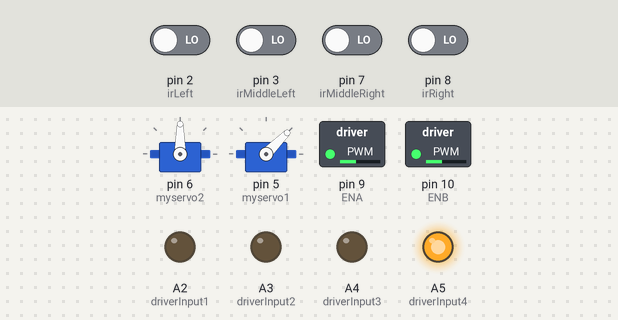
A sketch run on a simulated Arduino Uno, built with avr-gcc and run on an emulated ATmega328P. Shown: 2 × servo, switched loads named in the sketch (green lamp = pin HIGH), output pins drawn as LEDs (lit = HIGH). The inputs (shaded band) are chosen by the test bench; at power-on: pin 2 (irLeft), pin 3 (irMiddleLeft), pin 7 (irMiddleRight), pin 8 (irRight) LOW. No radio packets arrive unless stated.

Above: at 0.05 s.
At 2.05 s:
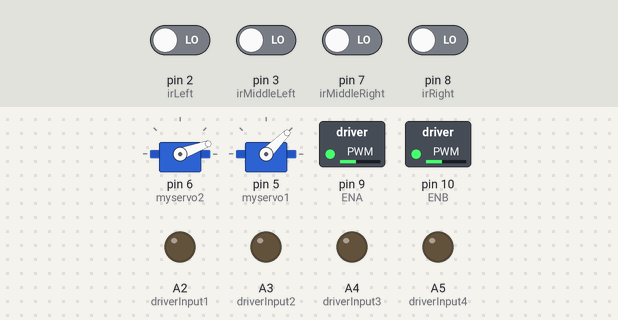
At 2.15 s:
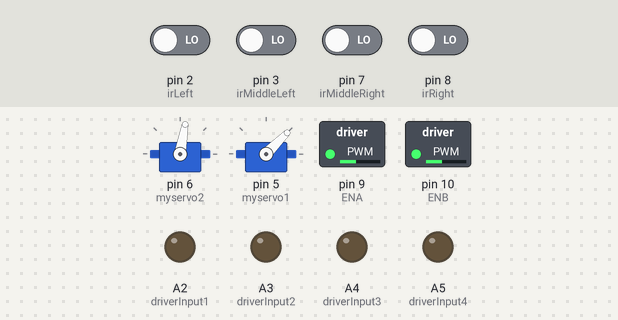
At 4.25 s:
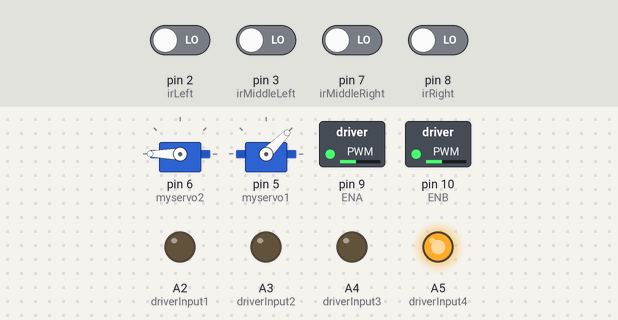
Timing chart, 0 to 5.6 s (numbered marks = the images above):
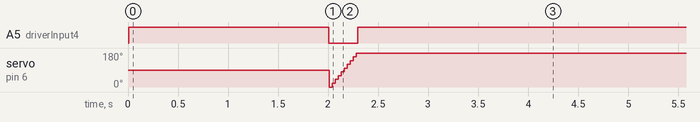

Measured:
- by itself, A5 (driverInput4): repeats every 4.3 s: LOW 0.29 s, HIGH 4.0 s
- by itself, servo on pin 6 (myservo2): repeats every 4.3 s: 20° 0.03 s, 40° 0.03 s, 60° 0.03 s, 80° 0.03 s, 100° 0.03 s, 120° 0.03 s, 140° 0.03 s, 160° 0.03 s, 180° 4.0 s, 0° 0.03 s

The sketch:

MultiTX_RX_PLC_V2.ino
```cpp
// D2     IR INPUT 1 (LEFT)
// D3     IR INPUT 2 (MIDDLE LEFT)
// D4
// D5     SERVO BASE PWM
// D6     SERVO GRIPPER PWM
// D7     IR INPUT 3 (MIDDLE RIGHT)
// D8     IR INPUT 4 (RIGHT)
// D9     DRIVER PWM (ENA)
// D10    DRIVER PWM (ENB)
// D11    MOSI NRF
// D12    MISO NRF
// D13    SCK NRF
// A0     CE NRF
// A1     CSN NRF
// A2     DRIVER IN1
// A3     DRIVER IN2
// A4     DRIVER IN3
// A5     DRIVER IN4
// A6
// A7

#include <SPI.h>
#include <RF24.h>
#include <nRF24l01.h>
#include <Servo.h>


#define driverInput1 A2
#define driverInput2 A3
#define driverInput3 A4
#define driverInput4 A5


//nrf
RF24 radio (14, 15);
const byte address [6] = "00001";
int readData [3];
byte sensorDataValue [6];

//StepCounter
byte stepMove, stepStop;

//ir sensor
const byte irLeft   = 2;
const byte irMiddleLeft   = 3;
const byte irMiddleRight   = 7;
const byte irRight   = 8;

int readLeft, readMiddleLeft, readMiddleRight, readRight;


//servo1
Servo myservo1;
int servobawah  = 5;
//servo 2
Servo myservo2;
int pos2 = 0;
int servoAtas  = 6;


//motor kanan
int ENA = 9; //ENA connected to D9
//motor kiri
int ENB = 10; //ENB connected to D10


void setup()
{
  Serial.begin (9600);
  //nrf
  radio.begin ();
  radio.openReadingPipe (0, address);
  radio.setPALevel (RF24_PA_MIN);
  radio.startListening ();

  //stepCounter
  stepMove = 0;
  stepStop = 0;


  //motor driver
  pinMode(ENA, OUTPUT); // initialize ENA pin as an output
  pinMode(ENB, OUTPUT); // initialize ENB pin as an output
  analogWrite(ENA, 100); //set right motors speed
  analogWrite(ENB, 100); //set left motors speed
  pinMode(driverInput1, OUTPUT);
  pinMode(driverInput2, OUTPUT);
  pinMode(driverInput3, OUTPUT);
  pinMode(driverInput4, OUTPUT);

  //ir sensor
  pinMode(irLeft, INPUT);
  pinMode(irMiddleLeft, INPUT);
  pinMode(irMiddleRight, INPUT);
  pinMode(irRight, INPUT);

    //ir sensor
  readLeft = digitalRead         (irLeft);
  readMiddleLeft = digitalRead   (irMiddleLeft);
  readMiddleRight = digitalRead  (irMiddleRight);
  readRight = digitalRead        (irRight);

  //servo atas
  myservo2.attach(6);
  //servo bawah
  myservo1.attach(5);
  myservo1.write(45);


}

void loop()
{
  if (radio.available ())
  {
    radio.read (readData, sizeof (readData));

    if (readData [0] == 123)
    {
      sensorDataValue [0] = readData [0];
      sensorDataValue [1] = readData [1];
      sensorDataValue [2] = readData [2];
      Serial.println ("==================== PLC 1 ====================");
      Serial.print ("Address              : ");
      Serial.println (sensorDataValue [0]);
      Serial.print ("Photoelectric Sensor : ");
      Serial.println (sensorDataValue [1]);
      Serial.print ("Robot Sensor         : ");
      Serial.println (sensorDataValue [2]);
    }

    else if (readData [0] == 321)
    {
      sensorDataValue [3] = readData [0];
      sensorDataValue [4] = readData [1];
      sensorDataValue [5] = readData [2];
      Serial.println ("==================== PLC 2 ====================");
      Serial.print ("Address              : ");
      Serial.println (sensorDataValue [3]);
      Serial.print ("Photoelectric Sensor : ");
      Serial.println (sensorDataValue [4]);
      Serial.print ("Robot Sensor         : ");
      Serial.println (sensorDataValue [5]);
    }

  }

  if (sensorDataValue [1] == 2 && stepMove == 0)
  {
    stepMove = 1;
  }

  if (stepMove = 1);
  {
    move();
    if (sensorDataValue [2] = 0)
    {
      stepStop = 1;
      stepMove = 9;
    }
  }

  if (stepMove = 2)
  {
    move();
    if (sensorDataValue [5] = 0)
    {
      stepStop = 2;
      stepMove = 9;
    }
  }

  if (stepStop = 1)
  {
    stop();
    AtasClose();
    turnAround();
    stepStop = 0;
    stepMove = 2;
  }

  if (stepStop = 2)
  {
    stop();
    AtasOpen();
    turnAround();
    stepStop = 0;
    stepMove = 0;
  }
}

void move()
{
  if (readMiddleRight == 1 && readMiddleLeft == 1)
  {
    forward();
  }
  else if (readMiddleRight == 1 && readMiddleLeft == 0)
  {
    left();
  }
  else if (readMiddleRight == 0 && readMiddleLeft == 1)
  {
    right();
  }
  else if (readMiddleRight == 0 && readMiddleLeft == 0 && readRight == 1 && readLeft == 0)
  {
    left();
  }
  else if (readMiddleRight == 0 && readMiddleLeft == 0 && readRight == 0 && readLeft == 1)
  {
    right();
  }
  else if (readMiddleRight == 0 && readMiddleLeft == 0 && readRight == 0 && readLeft == 0)
  {
    stop();
  }
}

void forward()
{
  digitalWrite(driverInput1, HIGH);
  digitalWrite(driverInput2, LOW);
  digitalWrite(driverInput3, LOW);
  digitalWrite(driverInput4, HIGH);
}
void left()
{
  digitalWrite(driverInput1, LOW);
  digitalWrite(driverInput2, LOW);
  digitalWrite(driverInput3, LOW);
  digitalWrite(driverInput4, HIGH);
}

void right()
{
  digitalWrite(driverInput1, HIGH);
  digitalWrite(driverInput2, LOW);
  digitalWrite(driverInput3, LOW);
  digitalWrite(driverInput4, LOW);
}
void turnAround()
{
  digitalWrite(driverInput1, LOW);
  digitalWrite(driverInput2, LOW);
  digitalWrite(driverInput3, LOW);
  digitalWrite(driverInput4, HIGH);
  delay (2000);
}

void stop()
{
  //Robot Stop

  digitalWrite(driverInput1, LOW);
  digitalWrite(driverInput2, LOW);
  digitalWrite(driverInput3, LOW);
  digitalWrite(driverInput4, LOW);
}


void AtasClose()
{
  //Robot Gripper Closed
  for (pos2 = 180; pos2 <= 0; pos2 -= 10)
  {
    myservo2.write(pos2);
    delay(15);
  }
}

void AtasOpen()
{
  //Robot Gripper Opened
  for (pos2 = 0; pos2 <= 180; pos2 += 10)
  {
    myservo2.write(pos2);
    delay(15);
  }

}
```
